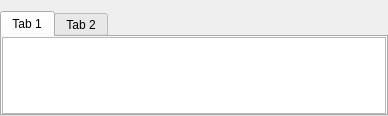
<?xml version="1.0" encoding="UTF-8"?>
<ui version="4.0">
 <class>FindResWidget</class>
 <widget class="QWidget" name="FindResWidget">
  <property name="geometry">
   <rect>
    <x>0</x>
    <y>0</y>
    <width>388</width>
    <height>116</height>
   </rect>
  </property>
  <property name="windowTitle">
   <string>Form</string>
  </property>
  <layout class="QHBoxLayout" name="horizontalLayout">
   <property name="leftMargin">
    <number>0</number>
   </property>
   <property name="rightMargin">
    <number>0</number>
   </property>
   <property name="bottomMargin">
    <number>0</number>
   </property>
   <item>
    <widget class="QTabWidget" name="tabWidget">
     <property name="currentIndex">
      <number>0</number>
     </property>
     <widget class="QWidget" name="tab">
      <attribute name="title">
       <string>Tab 1</string>
      </attribute>
      <layout class="QHBoxLayout" name="horizontalLayout_2">
       <property name="leftMargin">
        <number>0</number>
       </property>
       <property name="topMargin">
        <number>0</number>
       </property>
       <property name="rightMargin">
        <number>0</number>
       </property>
       <property name="bottomMargin">
        <number>0</number>
       </property>
       <item>
        <widget class="QTreeView" name="treeView"/>
       </item>
      </layout>
     </widget>
     <widget class="QWidget" name="tab_2">
      <attribute name="title">
       <string>Tab 2</string>
      </attribute>
     </widget>
    </widget>
   </item>
  </layout>
 </widget>
 <resources/>
 <connections/>
</ui>
